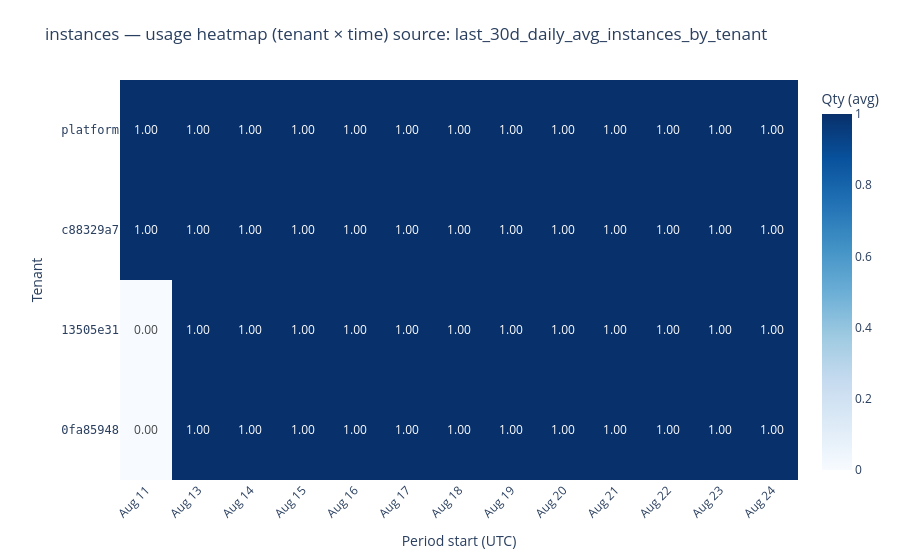

This figure's notebook cell:
### Markdown cell above
### Chart Guide

**Purpose:** Makes timing patterns immediately visible — which days are platform-wide peaks,
which tenants are active simultaneously, and which groups are consistently quiet.

**Chart Attributes**

| | |
|---|---|
| **Chart type** | Annotated heatmap |
| **X axis** | Period start date |
| **Y axis** | Tenant (short label) |
| **Colour** | Usage quantity — darker = higher value |
| **Hover** | Full tenant ID + exact date and quantity |

**Insights:** A dark column means all tenants had high usage on that day — a platform peak.
A dark cell in a single row is a tenant-specific spike. A consistently light row is a
low-usage or idle tenant worth investigating.
> A cell with value 0 may mean zero usage or no metering events received. See section 4.6.
> Showing the first tenant dataset. To show all, change `ds = tenant_datasets[0]` to `for ds in tenant_datasets:`.

### Code cell
if fig_45 is not None:
    fig_45.show()

### Figure 1 — Plotly figure (JSON) as saved in the notebook; plotly's stock layout.template omitted (floating-point values rounded to 4 significant figures)
{"data": [{"colorbar": {"title": {"text": "Qty (avg)"}}, "colorscale": [[0, "rgb(247,251,255)"], [0.125, "rgb(222,235,247)"], [0.25, "rgb(198,219,239)"], [0.375, "rgb(158,202,225)"], [0.5, "rgb(107,174,214)"], [0.625, "rgb(66,146,198)"], [0.75, "rgb(33,113,181)"], [0.875, "rgb(8,81,156)"], [1, "rgb(8,48,107)"]], "customdata": [["0fd2a329-b354-44ad-90e7-16f00fa85948", "0fd2a329-b354-44ad-90e7-16f00fa85948", "0fd2a329-b354-44ad-90e7-16f00fa85948", "0fd2a329-b354-44ad-90e7-16f00fa85948", "0fd2a329-b354-44ad-90e7-16f00fa85948", "0fd2a329-b354-44ad-90e7-16f00fa85948", "0fd2a329-b354-44ad-90e7-16f00fa85948", "0fd2a329-b354-44ad-90e7-16f00fa85948", "0fd2a329-b354-44ad-90e7-16f00fa85948", "0fd2a329-b354-44ad-90e7-16f00fa85948", "0fd2a329-b354-44ad-90e7-16f00fa85948", "0fd2a329-b354-44ad-90e7-16f00fa85948", "0fd2a329-b354-44ad-90e7-16f00fa85948"], ["ab475c00-63cc-4b75-abcf-9c4513505e31", "ab475c00-63cc-4b75-abcf-9c4513505e31", "ab475c00-63cc-4b75-abcf-9c4513505e31", "ab475c00-63cc-4b75-abcf-9c4513505e31", "ab475c00-63cc-4b75-abcf-9c4513505e31", "ab475c00-63cc-4b75-abcf-9c4513505e31", "ab475c00-63cc-4b75-abcf-9c4513505e31", "ab475c00-63cc-4b75-abcf-9c4513505e31", "ab475c00-63cc-4b75-abcf-9c4513505e31", "ab475c00-63cc-4b75-abcf-9c4513505e31", "ab475c00-63cc-4b75-abcf-9c4513505e31", "ab475c00-63cc-4b75-abcf-9c4513505e31", "ab475c00-63cc-4b75-abcf-9c4513505e31"], ["7ef3d047-2729-402c-a956-3292c88329a7", "7ef3d047-2729-402c-a956-3292c88329a7", "7ef3d047-2729-402c-a956-3292c88329a7", "7ef3d047-2729-402c-a956-3292c88329a7", "7ef3d047-2729-402c-a956-3292c88329a7", "7ef3d047-2729-402c-a956-3292c88329a7", "7ef3d047-2729-402c-a956-3292c88329a7", "7ef3d047-2729-402c-a956-3292c88329a7", "7ef3d047-2729-402c-a956-3292c88329a7", "7ef3d047-2729-402c-a956-3292c88329a7", "7ef3d047-2729-402c-a956-3292c88329a7", "7ef3d047-2729-402c-a956-3292c88329a7", "7ef3d047-2729-402c-a956-3292c88329a7"], ["platform", "platform", "platform", "platform", "platform", "platform", "platform", "platform", "platform", "platform", "platform", "platform", "platform"]], "hovertemplate": "<b>Tenant ID:</b> %{customdata}<br><b>Period:</b> %{x}<br><b>Qty (avg):</b> %{z:.2f}<extra></extra>", "text": [["0.00", "1.00", "1.00", "1.00", "1.00", "1.00", "1.00", "1.00", "1.00", "1.00", "1.00", "1.00", "1.00"], ["0.00", "1.00", "1.00", "1.00", "1.00", "1.00", "1.00", "1.00", "1.00", "1.00", "1.00", "1.00", "1.00"], ["1.00", "1.00", "1.00", "1.00", "1.00", "1.00", "1.00", "1.00", "1.00", "1.00", "1.00", "1.00", "1.00"], ["1.00", "1.00", "1.00", "1.00", "1.00", "1.00", "1.00", "1.00", "1.00", "1.00", "1.00", "1.00", "1.00"]], "texttemplate": "%{text}", "type": "heatmap", "x": ["Aug 11", "Aug 13", "Aug 14", "Aug 15", "Aug 16", "Aug 17", "Aug 18", "Aug 19", "Aug 20", "Aug 21", "Aug 22", "Aug 23", "Aug 24"], "y": ["0fa85948", "13505e31", "c88329a7", "platform"], "z": [[0.0, 1.0, 1.0, 1.0, 1.0, 1.0, 1.0, 1.0, 1.0, 1.0, 1.0, 1.0, 1.0], [0.0, 1.0, 1.0, 1.0, 1.0, 1.0, 1.0, 1.0, 1.0, 1.0, 1.0, 1.0, 1.0], [1.0, 1.0, 1.0, 1.0, 1.0, 1.0, 1.0, 1.0, 1.0, 1.0, 1.0, 1.0, 1.0], [1.0, 1.0, 1.0, 1.0, 1.0, 1.0, 1.0, 1.0, 1.0, 1.0, 1.0, 1.0, 1.0]]}], "layout": {"margin": {"b": 80, "l": 120, "r": 80, "t": 80}, "plot_bgcolor": "white", "title": {"text": "instances — usage heatmap (tenant × time)\nsource: last_30d_daily_avg_instances_by_tenant"}, "xaxis": {"tickangle": -45, "title": {"text": "Period start (UTC)"}}, "yaxis": {"automargin": true, "tickfont": {"family": "monospace", "size": 12}, "title": {"text": "Tenant"}}}}
